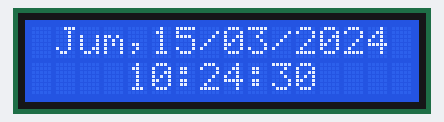
The sketch below on a simulated Arduino Uno, built with avr-gcc and run on an emulated ATmega328P. On the bench: 16×2 character LCD. The local clock reads 2024-03-15 10:24:30 at power-on unless the sketch sets it.

Above: at 0.1 s.
At 4.2 s:
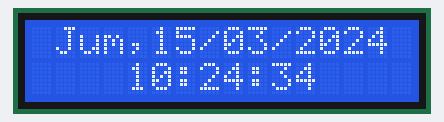
At 9.4 s:
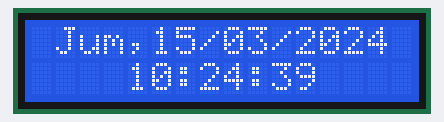
At 18.6 s:
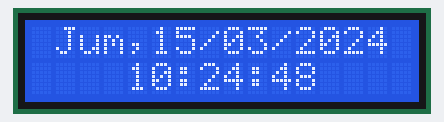
At 27.8 s:
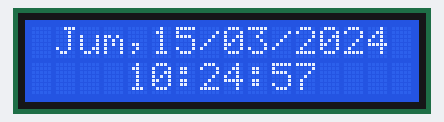
At 38.1 s:
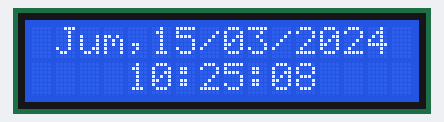

The sketch:

digitalClockLCD16x2.ino
```cpp
// Pustaka yang diperlukan
#include <Wire.h>
#include <LiquidCrystal_I2C.h>
#include <RTClib.h>

// Inisialisasi LCD 16x2 I2C
// Alamat I2C LCD mungkin berbeda, coba 0x3F jika tidak bekerja
LiquidCrystal_I2C lcd(0x27, 16, 2);

// Inisialisasi RTC DS1307
RTC_DS1307 rtc;

void setup() {
  // Inisialisasi komunikasi serial untuk debugging
  Serial.begin(9600);

  // Inisialisasi LCD
  lcd.init();
  lcd.backlight();

  // Inisialisasi RTC
  if (!rtc.begin()) {
    lcd.setCursor(0, 1);
    lcd.print("RTC Gagal");
    Serial.println("RTC tidak ditemukan!");
    while (1); // Hentikan program jika RTC tidak ditemukan
  }

  // Periksa apakah RTC berjalan
  if (!rtc.isrunning()) {
    Serial.println("RTC tidak berjalan!");
    // Set waktu RTC jika tidak berjalan (misalnya, set ke 1 Januari 2023, 00:00:00)
    // rtc.adjust(DateTime(2023, 1, 1, 0, 0, 0));
  }
}

void loop() {
  // Baca waktu dari RTC
  DateTime now = rtc.now();

  // Tampilkan hari dan tanggal pada baris pertama LCD
  lcd.setCursor(5, 0);
  // Tampilkan tanggal dengan nol di depan jika perlu
  if (now.day() < 10) {
    lcd.print("0"); // Tambahkan nol di depan untuk tanggal
  }
  lcd.print(now.day(), DEC);
  lcd.print("/");

  // Tampilkan bulan dengan nol di depan jika perlu
  if (now.month() < 10) {
    lcd.print("0"); // Tambahkan nol di depan untuk bulan
  }
  lcd.print(now.month(), DEC);
  lcd.print("/");
  lcd.print(now.year(), DEC);

  // Tampilkan hari dalam format teks
  lcd.setCursor(1, 0);
  switch (now.dayOfTheWeek()) {
    case 0: lcd.print("Min,"); break;
    case 1: lcd.print("Sen,"); break;
    case 2: lcd.print("Sel,"); break;
    case 3: lcd.print("Rab,"); break;
    case 4: lcd.print("Kam,"); break;
    case 5: lcd.print("Jum,"); break;
    case 6: lcd.print("Sab,"); break;
  }

  // Tampilkan waktu pada baris kedua LCD
  lcd.setCursor(4, 1);
  lcd.print(now.hour(), DEC);
  lcd.print(":");
  // Tambahkan nol di depan jika menit < 10
  if (now.minute() < 10) lcd.print("0");
  lcd.print(now.minute(), DEC);
  lcd.print(":");
  // Tambahkan nol di depan jika detik < 10
  if (now.second() < 10) lcd.print("0");
  lcd.print(now.second(), DEC);

  // Tunggu 1 detik sebelum memperbarui waktu
  delay(1000);
}
```

Measured:
- what the display in image 1 shows lasts 1.0 s, from 4.2 s to 5.2 s
